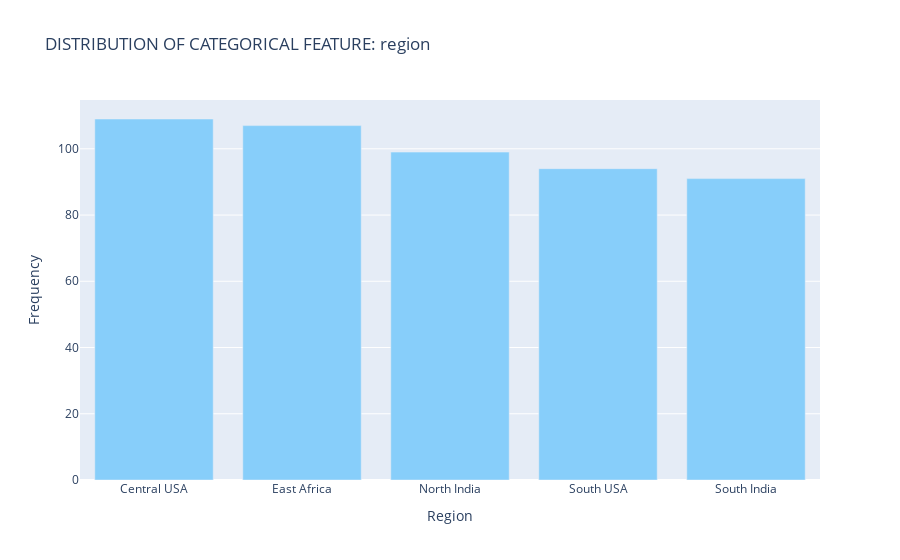
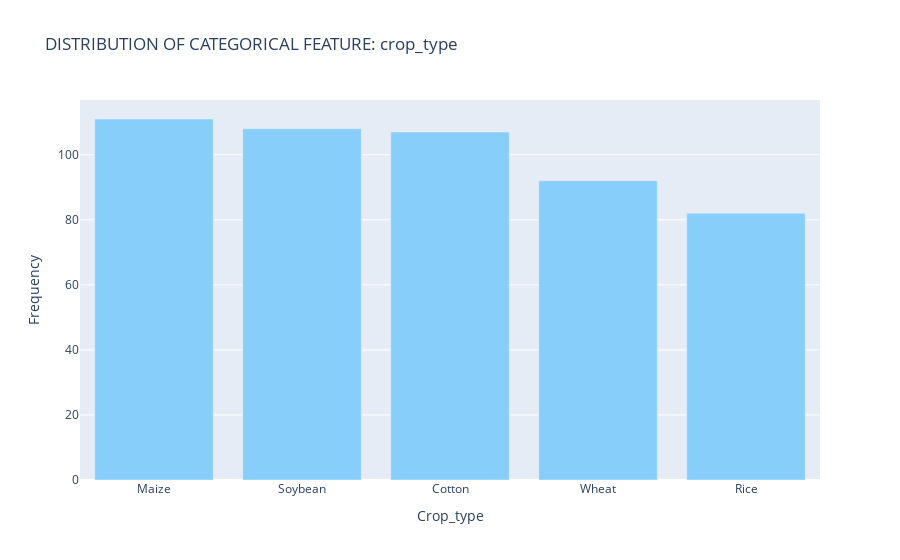
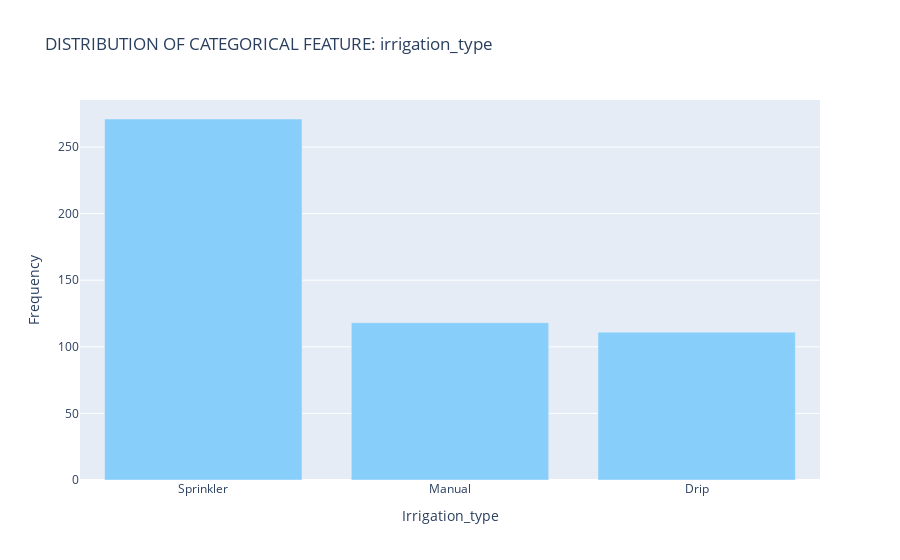
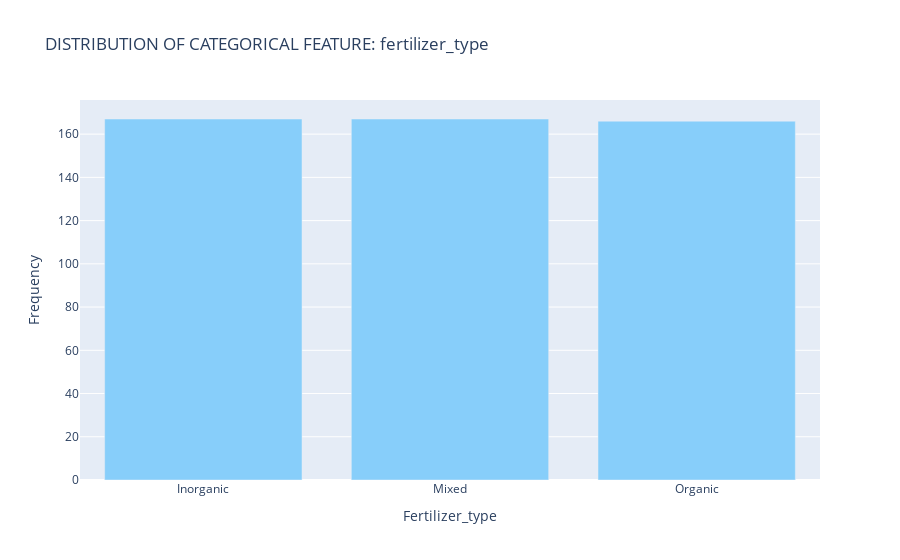

Write notebook code for charts like these, in order.
### Code cell
# Crear un gráfico de barras para cada columna categórica
for col in categorical_features:
    value_counts_df = df[col].value_counts().reset_index()
    value_counts_df.columns = [col, 'count']

    fig = px.bar(
        value_counts_df,
        x=col,
        y='count',
        labels={col: col.capitalize(), 'count': 'Frequency'},
        title=f'DISTRIBUTION OF CATEGORICAL FEATURE: {col}',
        color_discrete_sequence=['lightskyblue']
    )

    fig.show()

### Figure 1 — Plotly figure (JSON) as saved in the notebook; plotly's stock layout.template omitted (floating-point values rounded to 4 significant figures)
{"data": [{"alignmentgroup": "True", "hovertemplate": "Region=%{x}<br>Frequency=%{y}<extra></extra>", "legendgroup": "", "marker": {"color": "lightskyblue", "pattern": {"shape": ""}}, "name": "", "offsetgroup": "", "orientation": "v", "showlegend": false, "textposition": "auto", "type": "bar", "x": ["Central USA", "East Africa", "North India", "South USA", "South India"], "xaxis": "x", "y": [109, 107, 99, 94, 91], "yaxis": "y"}], "layout": {"barmode": "relative", "legend": {"tracegroupgap": 0}, "title": {"text": "DISTRIBUTION OF CATEGORICAL FEATURE: region"}, "xaxis": {"anchor": "y", "domain": [0, 1], "title": {"text": "Region"}}, "yaxis": {"anchor": "x", "domain": [0, 1], "title": {"text": "Frequency"}}}}

### Figure 2 — Plotly figure (JSON) as saved in the notebook; plotly's stock layout.template omitted (floating-point values rounded to 4 significant figures)
{"data": [{"alignmentgroup": "True", "hovertemplate": "Crop_type=%{x}<br>Frequency=%{y}<extra></extra>", "legendgroup": "", "marker": {"color": "lightskyblue", "pattern": {"shape": ""}}, "name": "", "offsetgroup": "", "orientation": "v", "showlegend": false, "textposition": "auto", "type": "bar", "x": ["Maize", "Soybean", "Cotton", "Wheat", "Rice"], "xaxis": "x", "y": [111, 108, 107, 92, 82], "yaxis": "y"}], "layout": {"barmode": "relative", "legend": {"tracegroupgap": 0}, "title": {"text": "DISTRIBUTION OF CATEGORICAL FEATURE: crop_type"}, "xaxis": {"anchor": "y", "domain": [0, 1], "title": {"text": "Crop_type"}}, "yaxis": {"anchor": "x", "domain": [0, 1], "title": {"text": "Frequency"}}}}

### Figure 3 — Plotly figure (JSON) as saved in the notebook; plotly's stock layout.template omitted (floating-point values rounded to 4 significant figures)
{"data": [{"alignmentgroup": "True", "hovertemplate": "Irrigation_type=%{x}<br>Frequency=%{y}<extra></extra>", "legendgroup": "", "marker": {"color": "lightskyblue", "pattern": {"shape": ""}}, "name": "", "offsetgroup": "", "orientation": "v", "showlegend": false, "textposition": "auto", "type": "bar", "x": ["Sprinkler", "Manual", "Drip"], "xaxis": "x", "y": [271, 118, 111], "yaxis": "y"}], "layout": {"barmode": "relative", "legend": {"tracegroupgap": 0}, "title": {"text": "DISTRIBUTION OF CATEGORICAL FEATURE: irrigation_type"}, "xaxis": {"anchor": "y", "domain": [0, 1], "title": {"text": "Irrigation_type"}}, "yaxis": {"anchor": "x", "domain": [0, 1], "title": {"text": "Frequency"}}}}

### Figure 4 — Plotly figure (JSON) as saved in the notebook; plotly's stock layout.template omitted (floating-point values rounded to 4 significant figures)
{"data": [{"alignmentgroup": "True", "hovertemplate": "Fertilizer_type=%{x}<br>Frequency=%{y}<extra></extra>", "legendgroup": "", "marker": {"color": "lightskyblue", "pattern": {"shape": ""}}, "name": "", "offsetgroup": "", "orientation": "v", "showlegend": false, "textposition": "auto", "type": "bar", "x": ["Inorganic", "Mixed", "Organic"], "xaxis": "x", "y": [167, 167, 166], "yaxis": "y"}], "layout": {"barmode": "relative", "legend": {"tracegroupgap": 0}, "title": {"text": "DISTRIBUTION OF CATEGORICAL FEATURE: fertilizer_type"}, "xaxis": {"anchor": "y", "domain": [0, 1], "title": {"text": "Fertilizer_type"}}, "yaxis": {"anchor": "x", "domain": [0, 1], "title": {"text": "Frequency"}}}}
